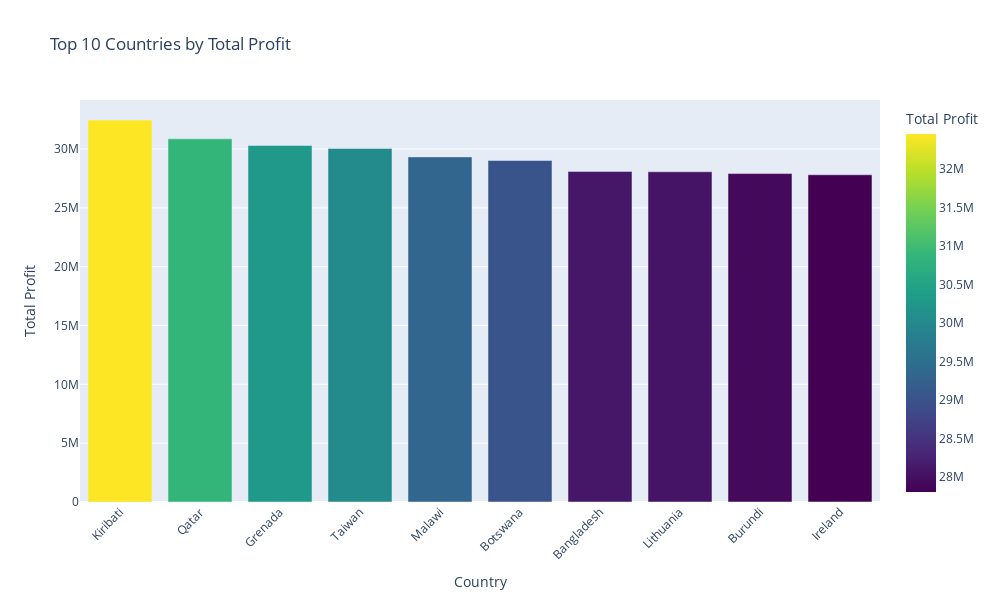

The notebook cell saved with this chart:
### Markdown cell above
## Data Visualization📊

### Code cell
country_profit = sales.groupby('Country')['Total Profit'].sum().sort_values(ascending=False).reset_index()

fig = px.bar(

    country_profit.head(10),
    x = 'Country',
    y = 'Total Profit',
    title = 'Top 10 Countries by Total Profit',
    color = 'Total Profit',
    color_continuous_scale = 'viridis',
    width = 1000,
    height = 600
)

fig.update_layout(xaxis_tickangle=-45)
fig.show()

### Figure 1 — Plotly figure (JSON) as saved in the notebook; plotly's stock layout.template omitted (floating-point values rounded to 4 significant figures)
{"data": [{"hovertemplate": "Country=%{x}<br>Total Profit=%{marker.color}<extra></extra>", "legendgroup": "", "marker": {"color": [32450000.0, 30860000.0, 30300000.0, 30040000.0, 29330000.0, 29020000.0, 28090000.0, 28060000.0, 27910000.0, 27810000.0], "coloraxis": "coloraxis", "pattern": {"shape": ""}}, "name": "", "orientation": "v", "showlegend": false, "textposition": "auto", "type": "bar", "x": ["Kiribati", "Qatar", "Grenada", "Taiwan", "Malawi", "Botswana", "Bangladesh", "Lithuania", "Burundi", "Ireland"], "xaxis": "x", "y": [32450000.0, 30860000.0, 30300000.0, 30040000.0, 29330000.0, 29020000.0, 28090000.0, 28060000.0, 27910000.0, 27810000.0], "yaxis": "y"}], "layout": {"barmode": "relative", "coloraxis": {"colorbar": {"title": {"text": "Total Profit"}}, "colorscale": [[0, "#440154"], [0.1111, "#482878"], [0.2222, "#3e4989"], [0.3333, "#31688e"], [0.4444, "#26828e"], [0.5556, "#1f9e89"], [0.6667, "#35b779"], [0.7778, "#6ece58"], [0.8889, "#b5de2b"], [1, "#fde725"]]}, "height": 600, "legend": {"tracegroupgap": 0}, "title": {"text": "Top 10 Countries by Total Profit"}, "width": 1000, "xaxis": {"anchor": "y", "domain": [0, 1], "tickangle": -45, "title": {"text": "Country"}}, "yaxis": {"anchor": "x", "domain": [0, 1], "title": {"text": "Total Profit"}}}}
